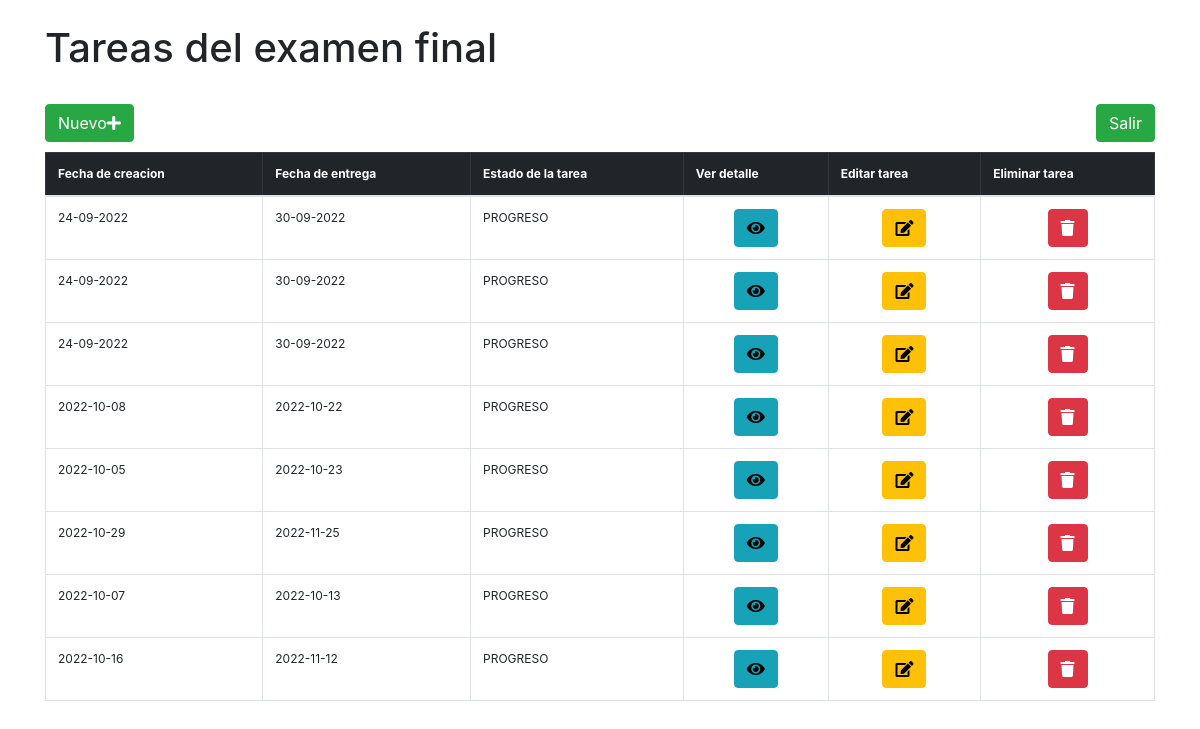
Before: /examenFinal/dashboard with the older database file.
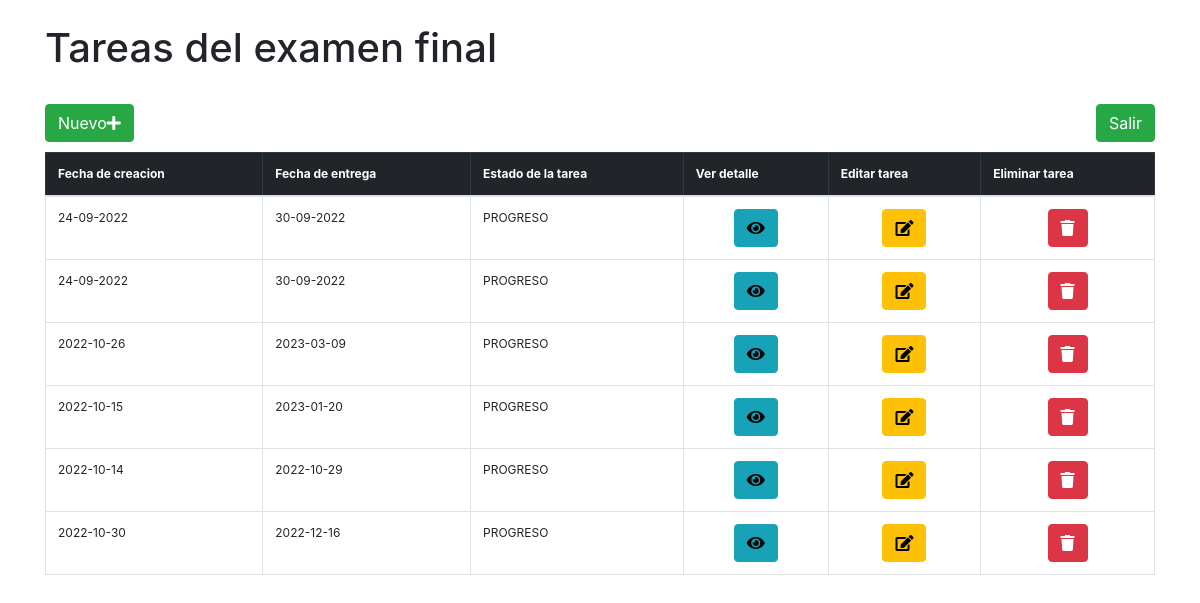
After: the same page with the newer database file.
### examenFinal/models.py (models this page shows)
class tareasExamen(models.Model):
    fechaCreacion = models.CharField(max_length=256,default='24-09-2022')
    fechaEntrega = models.CharField(max_length=256,default='30-09-2022')
    descripcion = models.CharField(max_length=512,default='')
    estadoTarea = models.CharField(max_length=128,default='PROGRESO')

### examenFinal/views.py (the view)
# urls.py: path('dashboard',views.dashboard,name='dashboard'),
def dashboard(request):
    return render(request,'examenFinal/dashboard.html',{
        'tareas_totales':tareasExamen.objects.all().order_by('id')
    })

### examenFinal/templates/examenFinal/dashboard.html (shortened to what this page needs)
<!DOCTYPE html>
<html lang="es">
    <head>
        <link href="https://cdn.jsdelivr.net/npm/bootstrap@5.1.3/dist/css/bootstrap.min.css" rel="stylesheet">
        <link rel="stylesheet" href="https://use.fontawesome.com/releases/v5.8.1/css/all.css">
        <link href="https://maxcdn.bootstrapcdn.com/bootstrap/4.0.0/css/bootstrap.min.css" rel="stylesheet">
    </head>
    <body>
        <div class="container">
            <br>
            <h1>Tareas del examen final</h1>
            <br>
            <div>
                <a class="btn btn-success float-start" style="color: white;" onclick="nuevaTarea()" data-bs-toggle="modal" data-bs-target="#nuevaTarea">Nuevo<i class="fa fa-plus"></i></a>
                <a class="btn btn-success float-end" style="color: white;" href="{% url 'examenFinal:index' %}">Salir</a>
            </div>
            <br>
            <br>
            <table class="table table-bordered table-hover" style="font-size: 12px;">
                <thead class="table-dark">
                    <tr>
                        <th scope="col">Fecha de creacion</th>
                        <th scope="col">Fecha de entrega</th>
                        <th scope="col">Estado de la tarea</th>
                        <th scope="col">Ver detalle</th>
                        <th scope="col">Editar tarea</th>
                        <th scope="col">Eliminar tarea</th>
                    </tr>
                </thead>
                <tbody id="tareasDatos">
                {% for tarea in tareas_totales %}
                <tr>
                    <td scope="row">{{ tarea.fechaCreacion }}</td>
                    <td>{{ tarea.fechaEntrega }}</td>
                    <td>{{ tarea.estadoTarea }}</td>
                    <td style="text-align: center;"><a id="{{ tarea.id }}" class="btn btn-info" style="color: black;" data-bs-toggle="modal" data-bs-target="#verDetalle" onclick="mostrarDetalle(this.id)"><i class="fa fa-eye"></i></a></td>
                    <td style="text-align: center;"><a id="{{ tarea.id }}" class="btn btn-warning" style="color: black;" data-bs-toggle="modal" data-bs-target="#editarTarea" onclick="editarTarea(this.id)"><i class="fa fa-edit"></i></a></td>
                    <td style="text-align: center;"><a id="{{ tarea.id }}" class="btn btn-danger" style="color: white;" onclick="eliminarTarea(this.id)"><i class="fa fa-trash"></i></a></td>
                </tr>
                {% endfor %}
                </tbody>
            </table>
        </div>
    </body>
</html>

Changed rows visible on the page:
removed tareasExamen: fechaCreacion "24-09-2022", fechaEntrega "30-09-2022", estadoTarea "PROGRESO"
removed tareasExamen: fechaCreacion "2022-10-08", fechaEntrega "2022-10-22", estadoTarea "PROGRESO"
removed tareasExamen: fechaCreacion "2022-10-05", fechaEntrega "2022-10-23", estadoTarea "PROGRESO"
removed tareasExamen: fechaCreacion "2022-10-29", fechaEntrega "2022-11-25", estadoTarea "PROGRESO"
removed tareasExamen: fechaCreacion "2022-10-07", fechaEntrega "2022-10-13", estadoTarea "PROGRESO"
removed tareasExamen: fechaCreacion "2022-10-16", fechaEntrega "2022-11-12", estadoTarea "PROGRESO"
added tareasExamen: fechaCreacion "2022-10-26", fechaEntrega "2023-03-09", estadoTarea "PROGRESO"
added tareasExamen: fechaCreacion "2022-10-15", fechaEntrega "2023-01-20", estadoTarea "PROGRESO"
added tareasExamen: fechaCreacion "2022-10-14", fechaEntrega "2022-10-29", estadoTarea "PROGRESO"
added tareasExamen: fechaCreacion "2022-10-30", fechaEntrega "2022-12-16", estadoTarea "PROGRESO"
